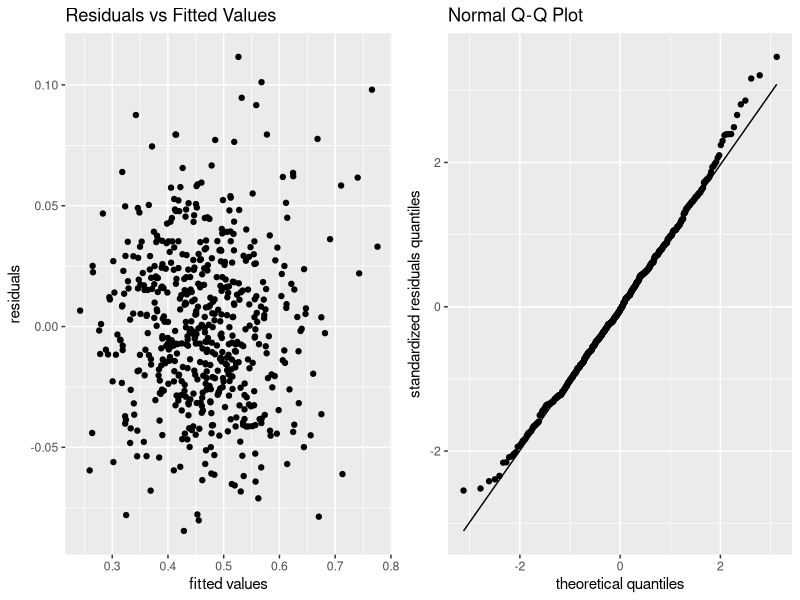
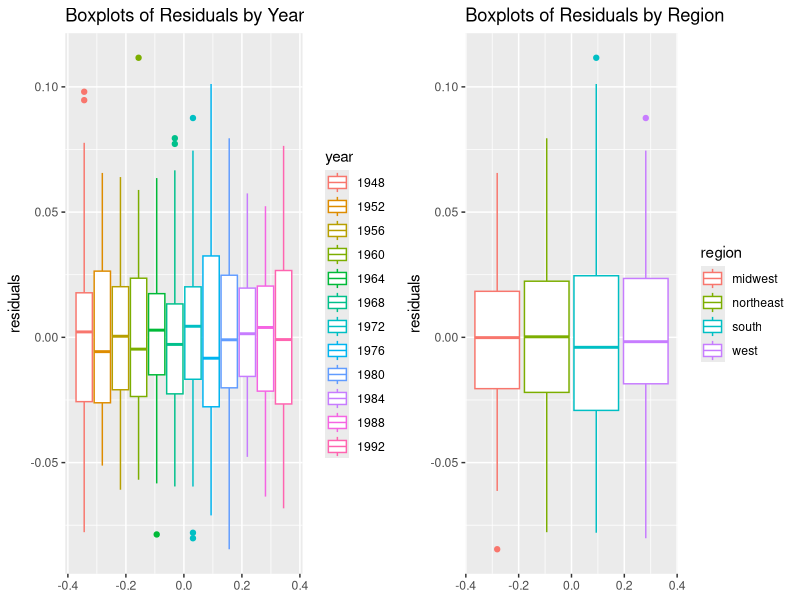

Here is the R script that generated these plots, in order:
## ---- chunk 1
knitr::opts_chunk$set(echo = FALSE, message = FALSE)
## ---- chunk 2
library("readr") # to load data
library("tidyverse")
library("ggpubr") # for ggarrange
library("car") # type 2 anova
library("knitr") # to print tables
data <- read_table("4_US_elections.txt")
data = data %>% select(-constant) # remove manually added intercept
# change mentioned variables to factors
data = data %>% 
  mutate(year = as.factor(year),
                       state = as.factor(state), 
                       r1 = as.factor(r1), 
                       r2 = as.factor(r2), 
                       r3 = as.factor(r3), 
                       r4 = as.factor(r4), 
                       r5 = as.factor(r5), 
                       r6 = as.factor(r6), )

# rename the variables
data = data %>% 
  rename(dvote = Dvote,
         dvote_poll = n1,
         dapprove_inc = n2,
         dapprove_presinc = n3,
         gnp_growth_inc = n4,
         dvote_last = s1,
         dvote_last2 = s2,
         home_state = s3,
         home_state_vice = s4,
         dmajor_leg = s5,
         econ_growth_inc = s6,
         state_ideology = s7,
         ideology_comp = s8,
         cath_1960 = s9,
         south = r1,
         south_1964 = r2,
         deep_south_1964 = r3,
         new_england_1964 = r4,
         new_england_1972 = r5,
         west_1976 = r6)

# create a region variable
northeast = c(7, 8, 19, 20, 21, 29, 30, 32, 38, 39, 45, 48)
south = c(1, 4, 9, 10, 17, 18, 24, 33, 36, 40, 42, 43, 46)
midwest = c(13, 14, 15, 16, 22, 23, 25, 27, 34, 35, 41, 49)
west = c(2, 3, 5, 6, 11, 12, 26, 28, 31, 37, 44, 47, 50)

data$region <- ifelse(data$state %in% northeast, "northeast",
                      ifelse(data$state %in% south, "south",
                             ifelse(data$state %in% midwest, "midwest",
                                    ifelse(data$state %in% west, "west", NA))))
data = data %>% mutate(region = as.factor(region))
data = na.omit(data)
## ---- chunk 3
m0 = lm(dvote ~ . - evotes - region - state_ideology - dvote_poll - dapprove_inc
        - dapprove_presinc - gnp_growth_inc, data = data)
anova = Anova(m0, type = 2)
kable(anova)

## ---- chunk 4
# create a data frame that contains residuals, standardized residuals and fitted values for plots
data_res = data
data_res$residuals = resid(m0)
data_res$std_residuals = rstandard(m0)
data_res$fitted = m0$fitted.values
# create residuals vs fitted values plot
res_vs_fit = ggplot(data_res, aes(x = fitted, y = residuals)) + 
  geom_point() + 
  labs(x = "fitted values", y = "residuals") + 
  ggtitle("Residuals vs Fitted Values")
# create qq plot
qq_plot = ggplot(data_res, aes(sample = std_residuals)) +
  stat_qq() + 
  stat_qq_line() + 
  labs(x = "theoretical quantiles", y = "standardized residuals quantiles") + 
  ggtitle("Normal Q-Q Plot")
# plot residuals vs fitted values (left) and qqplot (right)
ggarrange(res_vs_fit, qq_plot, ncol = 2, nrow = 1)
## ---- chunk 5
# create boxplots of residuals grouped by region
year_res_plot = ggplot(mapping = aes(y = residuals, col = year), data = data_res) + 
  geom_boxplot() + 
  ggtitle("Boxplots of Residuals by Year")
# create boxplots of residuals grouped by region
region_res_plot = ggplot(mapping = aes(y = residuals, col = region), data = data_res) +
  geom_boxplot() + 
    ggtitle("Boxplots of Residuals by Region")
# arrange the two plots in a 1x2 grid
ggarrange(year_res_plot, region_res_plot, nrow = 1, ncol = 2)
